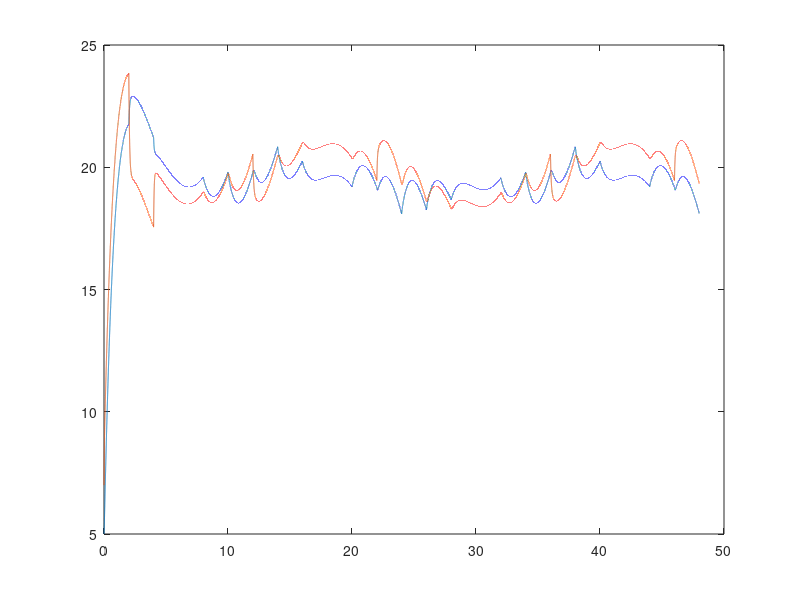

This chart was generated by the following MATLAB code: (Note: this script raises an error after producing the figure.)
%% EMEC 303 PRJ1
%  Lance Nichols
%  Section-002
%  10/9/2020

clear; clc; clf;

% Constants
k1 = 0.2;
k3 = 0.5;
A_in = 0.5;
C_air = 1005;
ro_air = 1.2;
dt = 1;
Time = 0:dt:(86400*2);
timeAdjusted = 0;


T1 = zeros(1,length(Time));
T2 = zeros(1,length(Time));

Q_track = zeros(1,length(Time));
Q_track(1) = 0;

T1(1) = 5;
T2(1) = 7;

% Changing variables
k2 = 10;
Q_in = 2500;

% Equations
Tout = @(t) -10*sin((2*pi*t)/86400);
Q1 = @(T1,t) k1*(T1-Tout(t));
Q2 = @(T1,T2,k2) k2*(T1-T2+5);
Q3 = @(T2,t) k3*(T2-Tout(t));

dT1dt = @(T1,T2,t,Q_in,k2) (-(3*6*2+3*5*2)*Q1(T1,t)...
    -(5*6)*Q2(T1,T2,k2)...
    +A_in*Q_in)/...
    (C_air*ro_air*(3*6*5));

dT2dt = @(T1,T2,t,k2) ((5*6)*Q2(T1,T2,k2)...
    -Q3(T2,t)*(3*6+(18^0.5)*10))/...
    (C_air*ro_air*(3*6*3*.5));

for i = 2:length(Time)
    T1(i) = T1(i-1) + dT1dt(T1(i-1),T2(i-1),Time(i),Q_in,k2);
    T2(i) = T2(i-1) + dT2dt(T1(i-1),T2(i-1),Time(i),k2);
%     if T1(i) > 22
%         Q_in = 0;
%     end
%     if T1(i) < 18
%         Q_in = 2500;
%     end
    if Time(i) > timeAdjusted + 60*60*2
        timeAdjusted = Time(i);
        if T2(i) > 20
            k2 = 3;
        else
            k2 = 5;
        end
        Q_in = 1600*((sin(2*pi*(Time(i)+60*60)/86400)+1)/2)+900;
        
    end
    Q_track(i) = Q_in;
end

error = (abs(sum(abs(T1-20)))+abs(sum(abs(T2-20))))/(2*length(Time));

plot(Time/(60*60),T1)
hold on
plot(Time/(60*60),T2)
legend("T1","T2",'location',"se")
xlabel("Time [h]")
title("Sinusodal Temperature Altering at 2-Hour Intervals")
ylabel("Temperature [C]")
text(1,5,"Error T: " + error)
hold off